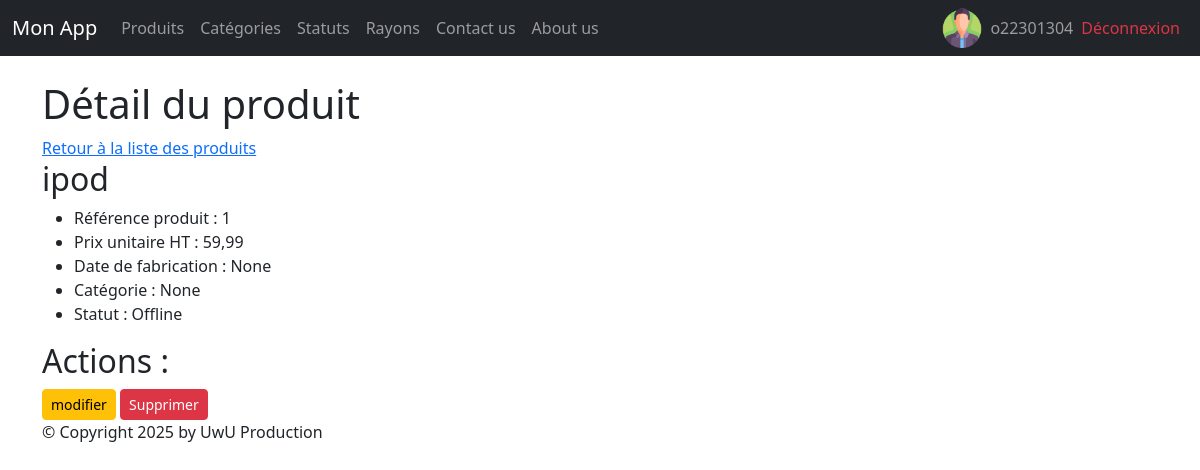
The page /monApp/produit/1/ (signed in) on the database its author committed.
### monApp/models.py (models this page shows, shortened)
class Produit(models.Model):
    refProd = models.AutoField(primary_key=True)
    intituleProd = models.CharField(max_length=200)
    prixUnitaireProd = models.DecimalField(max_digits=10, decimal_places=2)
    dateFabProd = models.DateField(null=True, blank=True)
    categorie = models.ForeignKey(Categorie,
                                  on_delete=models.CASCADE,
                                  related_name="produits",
                                  null=True,
                                  blank=True)
    status = models.ForeignKey(Statut, on_delete=models.CASCADE, related_name="produits_status",null=True, blank=True)

class Statut(models.Model):
    idStatus = models.AutoField(primary_key=True)
    libelleStatus = models.CharField(max_length=100)
    def __str__(self):
        return self.libelleStatus

### monApp/views.py (the view)
# urls.py: path('produit/<pk>/',views.ProduitDetailView.as_view(), name='dtl_prdt'),
class ProduitDetailView(DetailView):
    model = Produit
    template_name = "monApp/detail_produit.html"
    context_object_name = "prdt"
    def get_context_data(self, **kwargs):
        context = super(ProduitDetailView, self).get_context_data(**kwargs)
        context['titremenu'] = "Détail du produit"
        return context

### monApp/templates/monApp/detail_produit.html
{% extends 'monApp/base.html' %}
{% block menu %}
    <h1>{{titremenu}}</h1>
{% endblock %}
{% block contenu %}
    <a href="{% url 'lst_prdts' %}">Retour à la liste des produits</a>
    <h2>{{ prdt.intituleProd }}</h2>
    <ul>
        <li>Référence produit : {{prdt.refProd }} </li>
        <li>Prix unitaire HT : {{ prdt.prixUnitaireProd }} </li>
        <li>Date de fabrication : {{ prdt.dateFabProd }} </li>
        <li>Catégorie : {{ prdt.categorie }} </li>
        <li>Statut : {{ prdt.status }}</li>
    </ul>
    <h2>Actions :</h2>
    <a href="{% url 'prdt-chng' prdt.refProd %}" class="btn btn-warning btn-sm">modifier</a>
    <a href="{% url 'dlt-prdt' prdt.refProd %}" class="btn btn-danger btn-sm">Supprimer</a>
{% endblock %}

### monApp/templates/monApp/base.html (shortened to what this page needs)
{% load static %}
<html>
    <head>
        {% block styles %}
            <link rel="stylesheet" href="{% static 'styles.css' %}" />
            {% load django_bootstrap5 %}
            {% bootstrap_css %}
        {% endblock %}
    </head>
    <body>
        {% block nav %}
            <nav class="navbar navbar-expand-md navbar-dark bg-dark mb-4">
    <div class="container-fluid">
        <a class="navbar-brand" href="{% url 'home' %}">Mon App</a>
        <div class="collapse navbar-collapse" id="navbarNav">
            <ul class="navbar-nav me-auto mb-2 mb-md-0">
                <li class="nav-item">
                    <a class="nav-link" href="{% url 'lst_prdts' %}">Produits</a>
                </li>
                <li class="nav-item">
                    <a class="nav-link" href="{% url 'categories' %}">Catégories</a>
                </li>
                <li class="nav-item">
                    <a class="nav-link" href="{% url 'statuts' %}">Statuts</a>
                </li>
                <li class="nav-item">
                    <a class="nav-link" href="{% url 'rayons' %}">Rayons</a>
                </li>
                <li class="nav-item">
                    <a class="nav-link" href="{% url 'contact' %}">Contact us</a>
                </li>
                <li class="nav-item">
                    <a class="nav-link" href="{% url 'about' %}">About us</a>
                </li>
            </ul>
            <ul class="navbar-nav ms-auto mb-2 mb-md-0">
                {% if user.is_authenticated %}
                    <li class="nav-item d-flex align-items-center">
                        <img src="{% static 'img/utilisateur.png' %}" alt="Description" width="40" height="40" class="me-2" />
                        <a class="nav-link p-0">{{ user.username }}</a>
                    </li>
                    <li class="nav-item d-flex align-items-center">
                        <a class="nav-link text-danger" href="{% url 'logout' %}">Déconnexion</a>
                    </li>
                {% endif %}
            </ul>
        </div>
    </div>
</nav>
        {% endblock %}
        <main role="main" class="container top-pushed">
            {% block menu %}
            {% endblock %}
            <div class="jumbotron">
                {% block contenu %}
                {% endblock %}
            </div>
        </main >
        <footer class="footer">
            <div class="container">
                <p>&copy; Copyright {% now "Y" %} by UwU Production</p>
            </div>
        </footer>
    </body>
</html>

### static/styles.css (style rules this page uses)
h1 { color:red }

### rows shown on the page
Produit: intituleProd "ipod", refProd "1", prixUnitaireProd "59,99", dateFabProd "None", categorie "None", status "Offline"

### other values the page prints
{{ user.username }} "o22301304"
{{ titremenu }} "Détail du produit"
